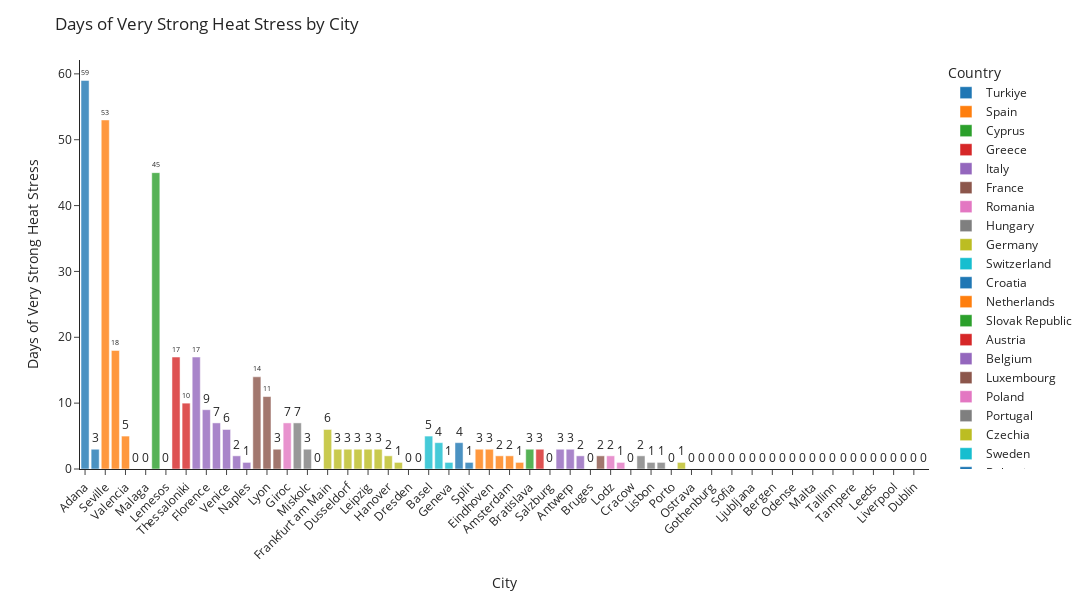

Notebook cell for this chart:
### Markdown cell above
### Insight 3: heat-stress
The number of days with very strong heat stress is an important factor for assessing quality of life and health risks, especially for children, the elderly and people with medical conditions. 
In addition to this, frequent heat-stress days can increase energy costs (e.g., air conditioning) and affect productivity. From a long-term perspective, this indicator also signals climate resilience: cities with fewer extreme-heat days may offer a more stable, comfortable environment. Overall heat stress is an important factor to think about when evaluating long-term livability.

### Code cell
# Sorting values in ascending order
df_sorted = data_copy.sort_values("Days of very strong heat stress", ascending=False)

fig = px.bar(
    df_sorted,
    x="City",
    y="Days of very strong heat stress",
    text="Days of very strong heat stress",  
    color="Country",                          
    template="simple_white"
)

fig.update_layout(
    title="Days of Very Strong Heat Stress by City",
    xaxis_title="City",
    yaxis_title="Days of Very Strong Heat Stress",
    width=1400,
    height=600,
    xaxis_tickangle=-45,       
    legend_title="Country"
)

fig.update_traces(
    textposition="outside",    
    marker=dict(opacity=0.8)
)

fig.show()

### Figure 1 — Plotly figure (JSON) as saved in the notebook; plotly's stock layout.template omitted (floating-point values rounded to 4 significant figures)
{"data": [{"hovertemplate": "Country=Turkiye<br>City=%{x}<br>Days of very strong heat stress=%{text}<extra></extra>", "legendgroup": "Turkiye", "marker": {"color": "#1F77B4", "opacity": 0.8, "pattern": {"shape": ""}}, "name": "Turkiye", "orientation": "v", "showlegend": true, "text": [59.0, 3.0], "textposition": "outside", "type": "bar", "x": ["Adana", "Ankara"], "xaxis": "x", "y": [59, 3], "yaxis": "y"}, {"hovertemplate": "Country=Spain<br>City=%{x}<br>Days of very strong heat stress=%{text}<extra></extra>", "legendgroup": "Spain", "marker": {"color": "#FF7F0E", "opacity": 0.8, "pattern": {"shape": ""}}, "name": "Spain", "orientation": "v", "showlegend": true, "text": [53.0, 18.0, 5.0, 0.0, 0.0], "textposition": "outside", "type": "bar", "x": ["Seville", "Madrid", "Valencia", "Barcelona", "Malaga"], "xaxis": "x", "y": [53, 18, 5, 0, 0], "yaxis": "y"}, {"hovertemplate": "Country=Cyprus<br>City=%{x}<br>Days of very strong heat stress=%{text}<extra></extra>", "legendgroup": "Cyprus", "marker": {"color": "#2CA02C", "opacity": 0.8, "pattern": {"shape": ""}}, "name": "Cyprus", "orientation": "v", "showlegend": true, "text": [45.0, 0.0], "textposition": "outside", "type": "bar", "x": ["Lefkosia", "Lemesos"], "xaxis": "x", "y": [45, 0], "yaxis": "y"}, {"hovertemplate": "Country=Greece<br>City=%{x}<br>Days of very strong heat stress=%{text}<extra></extra>", "legendgroup": "Greece", "marker": {"color": "#D62728", "opacity": 0.8, "pattern": {"shape": ""}}, "name": "Greece", "orientation": "v", "showlegend": true, "text": [17.0, 10.0], "textposition": "outside", "type": "bar", "x": ["Athens", "Thessaloniki"], "xaxis": "x", "y": [17, 10], "yaxis": "y"}, {"hovertemplate": "Country=Italy<br>City=%{x}<br>Days of very strong heat stress=%{text}<extra></extra>", "legendgroup": "Italy", "marker": {"color": "#9467BD", "opacity": 0.8, "pattern": {"shape": ""}}, "name": "Italy", "orientation": "v", "showlegend": true, "text": [17.0, 9.0, 7.0, 6.0, 2.0, 1.0], "textposition": "outside", "type": "bar", "x": ["Milan", "Florence", "Rome", "Venice", "Turin", "Naples"], "xaxis": "x", "y": [17, 9, 7, 6, 2, 1], "yaxis": "y"}, {"hovertemplate": "Country=France<br>City=%{x}<br>Days of very strong heat stress=%{text}<extra></extra>", "legendgroup": "France", "marker": {"color": "#8C564B", "opacity": 0.8, "pattern": {"shape": ""}}, "name": "France", "orientation": "v", "showlegend": true, "text": [14.0, 11.0, 3.0], "textposition": "outside", "type": "bar", "x": ["Toulouse", "Lyon", "Paris"], "xaxis": "x", "y": [14, 11, 3], "yaxis": "y"}, {"hovertemplate": "Country=Romania<br>City=%{x}<br>Days of very strong heat stress=%{text}<extra></extra>", "legendgroup": "Romania", "marker": {"color": "#E377C2", "opacity": 0.8, "pattern": {"shape": ""}}, "name": "Romania", "orientation": "v", "showlegend": true, "text": [7.0], "textposition": "outside", "type": "bar", "x": ["Giroc"], "xaxis": "x", "y": [7], "yaxis": "y"}, {"hovertemplate": "Country=Hungary<br>City=%{x}<br>Days of very strong heat stress=%{text}<extra></extra>", "legendgroup": "Hungary", "marker": {"color": "#7F7F7F", "opacity": 0.8, "pattern": {"shape": ""}}, "name": "Hungary", "orientation": "v", "showlegend": true, "text": [7.0, 3.0, 0.0], "textposition": "outside", "type": "bar", "x": ["Debrecen", "Miskolc", "Budapest"], "xaxis": "x", "y": [7, 3, 0], "yaxis": "y"}, {"hovertemplate": "Country=Germany<br>City=%{x}<br>Days of very strong heat stress=%{text}<extra></extra>", "legendgroup": "Germany", "marker": {"color": "#BCBD22", "opacity": 0.8, "pattern": {"shape": ""}}, "name": "Germany", "orientation": "v", "showlegend": true, "text": [6.0, 3.0, 3.0, 3.0, 3.0, 3.0, 2.0, 1.0, 0.0, 0.0], "textposition": "outside", "type": "bar", "x": ["Frankfurt am Main", "Cologne", "Dusseldorf", "Berlin", "Leipzig", "Stuttgart", "Hanover", "Munich", "Dresden", "Hamburg"], "xaxis": "x", "y": [6, 3, 3, 3, 3, 3, 2, 1, 0, 0], "yaxis": "y"}, {"hovertemplate": "Country=Switzerland<br>City=%{x}<br>Days of very strong heat stress=%{text}<extra></extra>", "legendgroup": "Switzerland", "marker": {"color": "#17BECF", "opacity": 0.8, "pattern": {"shape": ""}}, "name": "Switzerland", "orientation": "v", "showlegend": true, "text": [5.0, 4.0, 1.0], "textposition": "outside", "type": "bar", "x": ["Basel", "Zurich", "Geneva"], "xaxis": "x", "y": [5, 4, 1], "yaxis": "y"}, {"hovertemplate": "Country=Croatia<br>City=%{x}<br>Days of very strong heat stress=%{text}<extra></extra>", "legendgroup": "Croatia", "marker": {"color": "#1F77B4", "opacity": 0.8, "pattern": {"shape": ""}}, "name": "Croatia", "orientation": "v", "showlegend": true, "text": [4.0, 1.0], "textposition": "outside", "type": "bar", "x": ["Zagreb", "Split"], "xaxis": "x", "y": [4, 1], "yaxis": "y"}, {"hovertemplate": "Country=Netherlands<br>City=%{x}<br>Days of very strong heat stress=%{text}<extra></extra>", "legendgroup": "Netherlands", "marker": {"color": "#FF7F0E", "opacity": 0.8, "pattern": {"shape": ""}}, "name": "Netherlands", "orientation": "v", "showlegend": true, "text": [3.0, 3.0, 2.0, 2.0, 1.0], "textposition": "outside", "type": "bar", "x": ["Utrecht", "Eindhoven", "Rotterdam", "Amsterdam", "The Hague"], "xaxis": "x", "y": [3, 3, 2, 2, 1], "yaxis": "y"}, {"hovertemplate": "Country=Slovak Republic<br>City=%{x}<br>Days of very strong heat stress=%{text}<extra></extra>", "legendgroup": "Slovak Republic", "marker": {"color": "#2CA02C", "opacity": 0.8, "pattern": {"shape": ""}}, "name": "Slovak Republic", "orientation": "v", "showlegend": true, "text": [3.0], "textposition": "outside", "type": "bar", "x": ["Bratislava"], "xaxis": "x", "y": [3], "yaxis": "y"}, {"hovertemplate": "Country=Austria<br>City=%{x}<br>Days of very strong heat stress=%{text}<extra></extra>", "legendgroup": "Austria", "marker": {"color": "#D62728", "opacity": 0.8, "pattern": {"shape": ""}}, "name": "Austria", "orientation": "v", "showlegend": true, "text": [3.0, 0.0], "textposition": "outside", "type": "bar", "x": ["Vienna", "Salzburg"], "xaxis": "x", "y": [3, 0], "yaxis": "y"}, {"hovertemplate": "Country=Belgium<br>City=%{x}<br>Days of very strong heat stress=%{text}<extra></extra>", "legendgroup": "Belgium", "marker": {"color": "#9467BD", "opacity": 0.8, "pattern": {"shape": ""}}, "name": "Belgium", "orientation": "v", "showlegend": true, "text": [3.0, 3.0, 2.0, 0.0], "textposition": "outside", "type": "bar", "x": ["Brussels", "Antwerp", "Gent", "Bruges"], "xaxis": "x", "y": [3, 3, 2, 0], "yaxis": "y"}, {"hovertemplate": "Country=Luxembourg<br>City=%{x}<br>Days of very strong heat stress=%{text}<extra></extra>", "legendgroup": "Luxembourg", "marker": {"color": "#8C564B", "opacity": 0.8, "pattern": {"shape": ""}}, "name": "Luxembourg", "orientation": "v", "showlegend": true, "text": [2.0], "textposition": "outside", "type": "bar", "x": ["Luxembourg"], "xaxis": "x", "y": [2], "yaxis": "y"}, {"hovertemplate": "Country=Poland<br>City=%{x}<br>Days of very strong heat stress=%{text}<extra></extra>", "legendgroup": "Poland", "marker": {"color": "#E377C2", "opacity": 0.8, "pattern": {"shape": ""}}, "name": "Poland", "orientation": "v", "showlegend": true, "text": [2.0, 1.0, 0.0], "textposition": "outside", "type": "bar", "x": ["Lodz", "Warsaw", "Cracow"], "xaxis": "x", "y": [2, 1, 0], "yaxis": "y"}, {"hovertemplate": "Country=Portugal<br>City=%{x}<br>Days of very strong heat stress=%{text}<extra></extra>", "legendgroup": "Portugal", "marker": {"color": "#7F7F7F", "opacity": 0.8, "pattern": {"shape": ""}}, "name": "Portugal", "orientation": "v", "showlegend": true, "text": [2.0, 1.0, 1.0, 0.0], "textposition": "outside", "type": "bar", "x": ["Coimbra", "Lisbon", "Braga", "Porto"], "xaxis": "x", "y": [2, 1, 1, 0], "yaxis": "y"}, {"hovertemplate": "Country=Czechia<br>City=%{x}<br>Days of very strong heat stress=%{text}<extra></extra>", "legendgroup": "Czechia", "marker": {"color": "#BCBD22", "opacity": 0.8, "pattern": {"shape": ""}}, "name": "Czechia", "orientation": "v", "showlegend": true, "text": [1.0, 0.0], "textposition": "outside", "type": "bar", "x": ["Prague", "Ostrava"], "xaxis": "x", "y": [1, 0], "yaxis": "y"}, {"hovertemplate": "Country=Sweden<br>City=%{x}<br>Days of very strong heat stress=%{text}<extra></extra>", "legendgroup": "Sweden", "marker": {"color": "#17BECF", "opacity": 0.8, "pattern": {"shape": ""}}, "name": "Sweden", "orientation": "v", "showlegend": true, "text": [0.0, 0.0, 0.0], "textposition": "outside", "type": "bar", "x": ["Malmo", "Gothenburg", "Stockholm"], "xaxis": "x", "y": [0, 0, 0], "yaxis": "y"}, {"hovertemplate": "Country=Bulgaria<br>City=%{x}<br>Days of very strong heat stress=%{text}<extra></extra>", "legendgroup": "Bulgaria", "marker": {"color": "#1F77B4", "opacity": 0.8, "pattern": {"shape": ""}}, "name": "Bulgaria", "orientation": "v", "showlegend": true, "text": [0.0, 0.0], "textposition": "outside", "type": "bar", "x": ["Sofia", "Dobrich"], "xaxis": "x", "y": [0, 0], "yaxis": "y"}, {"hovertemplate": "Country=Slovenia<br>City=%{x}<br>Days of very strong heat stress=%{text}<extra></extra>", "legendgroup": "Slovenia", "marker": {"color": "#FF7F0E", "opacity": 0.8, "pattern": {"shape": ""}}, "name": "Slovenia", "orientation": "v", "showlegend": true, "text": [0.0], "textposition": "outside", "type": "bar", "x": ["Ljubljana"], "xaxis": "x", "y": [0], "yaxis": "y"}, {"hovertemplate": "Country=Norway<br>City=%{x}<br>Days of very strong heat stress=%{text}<extra></extra>", "legendgroup": "Norway", "marker": {"color": "#2CA02C", "opacity": 0.8, "pattern": {"shape": ""}}, "name": "Norway", "orientation": "v", "showlegend": true, "text": [0.0, 0.0, 0.0], "textposition": "outside", "type": "bar", "x": ["Oslo", "Bergen", "Stavanger"], "xaxis": "x", "y": [0, 0, 0], "yaxis": "y"}, {"hovertemplate": "Country=Denmark<br>City=%{x}<br>Days of very strong heat stress=%{text}<extra></extra>", "legendgroup": "Denmark", "marker": {"color": "#D62728", "opacity": 0.8, "pattern": {"shape": ""}}, "name": "Denmark", "orientation": "v", "showlegend": true, "text": [0.0, 0.0], "textposition": "outside", "type": "bar", "x": ["Odense", "Copenhagen"], "xaxis": "x", "y": [0, 0], "yaxis": "y"}, {"hovertemplate": "Country=Malta<br>City=%{x}<br>Days of very strong heat stress=%{text}<extra></extra>", "legendgroup": "Malta", "marker": {"color": "#9467BD", "opacity": 0.8, "pattern": {"shape": ""}}, "name": "Malta", "orientation": "v", "showlegend": true, "text": [0.0], "textposition": "outside", "type": "bar", "x": ["Malta"], "xaxis": "x", "y": [0], "yaxis": "y"}, {"hovertemplate": "Country=Latvia<br>City=%{x}<br>Days of very strong heat stress=%{text}<extra></extra>", "legendgroup": "Latvia", "marker": {"color": "#8C564B", "opacity": 0.8, "pattern": {"shape": ""}}, "name": "Latvia", "orientation": "v", "showlegend": true, "text": [0.0], "textposition": "outside", "type": "bar", "x": ["Riga"], "xaxis": "x", "y": [0], "yaxis": "y"}, {"hovertemplate": "Country=Estonia<br>City=%{x}<br>Days of very strong heat stress=%{text}<extra></extra>", "legendgroup": "Estonia", "marker": {"color": "#E377C2", "opacity": 0.8, "pattern": {"shape": ""}}, "name": "Estonia", "orientation": "v", "showlegend": true, "text": [0.0], "textposition": "outside", "type": "bar", "x": ["Tallinn"], "xaxis": "x", "y": [0], "yaxis": "y"}, {"hovertemplate": "Country=Finland<br>City=%{x}<br>Days of very strong heat stress=%{text}<extra></extra>", "legendgroup": "Finland", "marker": {"color": "#7F7F7F", "opacity": 0.8, "pattern": {"shape": ""}}, "name": "Finland", "orientation": "v", "showlegend": true, "text": [0.0, 0.0], "textposition": "outside", "type": "bar", "x": ["Helsinki", "Tampere"], "xaxis": "x", "y": [0, 0], "yaxis": "y"}, {"hovertemplate": "Country=United Kingdom<br>City=%{x}<br>Days of very strong heat stress=%{text}<extra></extra>", "legendgroup": "United Kingdom", "marker": {"color": "#BCBD22", "opacity": 0.8, "pattern": {"shape": ""}}, "name": "United Kingdom", "orientation": "v", "showlegend": true, "text": [0.0, 0.0, 0.0, 0.0, 0.0], "textposition": "outside", "type": "bar", "x": ["London", "Leeds", "Glasgow", "Liverpool", "Edinburgh"], "xaxis": "x", "y": [0, 0, 0, 0, 0], "yaxis": "y"}, {"hovertemplate": "Country=Ireland<br>City=%{x}<br>Days of very strong heat stress=%{text}<extra></extra>", "legendgroup": "Ireland", "marker": {"color": "#17BECF", "opacity": 0.8, "pattern": {"shape": ""}}, "name": "Ireland", "orientation": "v", "showlegend": true, "text": [0.0, 0.0], "textposition": "outside", "type": "bar", "x": ["Dublin", "Cork"], "xaxis": "x", "y": [0, 0], "yaxis": "y"}], "layout": {"barmode": "relative", "height": 600, "legend": {"title": {"text": "Country"}, "tracegroupgap": 0}, "margin": {"t": 60}, "title": {"text": "Days of Very Strong Heat Stress by City"}, "width": 1400, "xaxis": {"anchor": "y", "domain": [0, 1], "tickangle": -45, "title": {"text": "City"}}, "yaxis": {"anchor": "x", "domain": [0, 1], "title": {"text": "Days of Very Strong Heat Stress"}}}}
